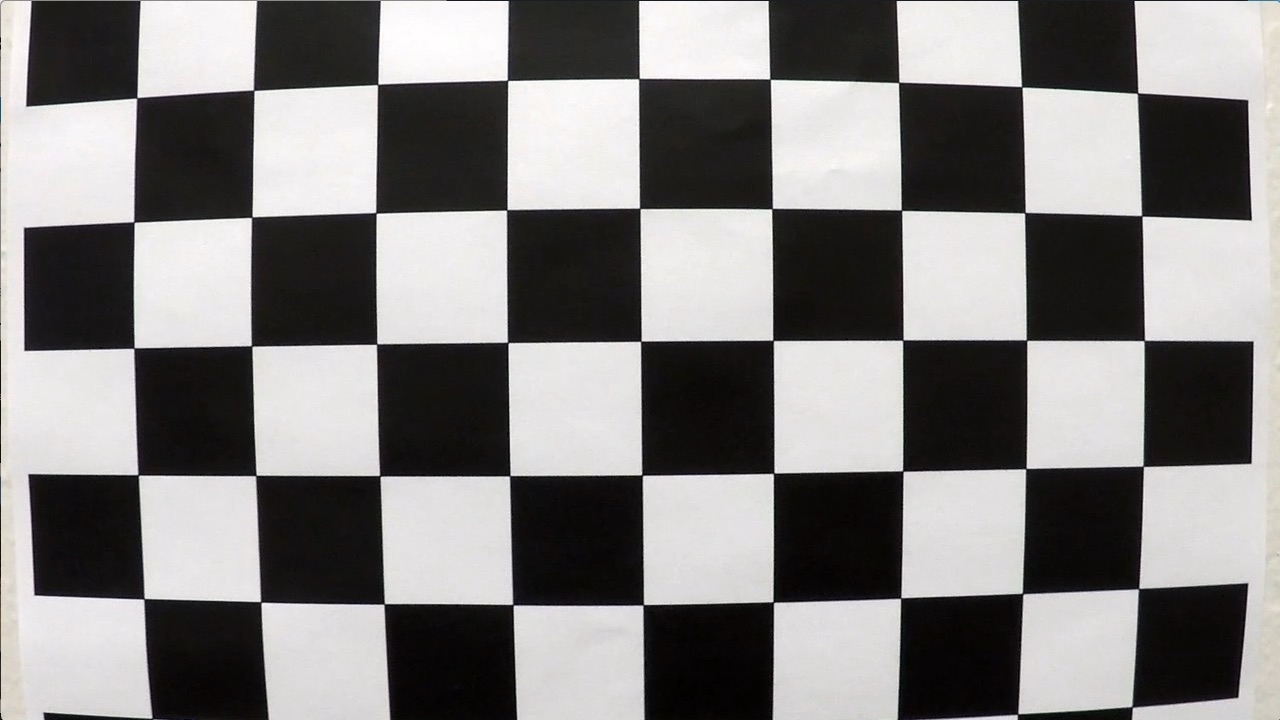
#> input picture camera_cal/calibration1.jpg, 1280 x 720 px; its folder holds 4 pictures in this run
$ jupyter execute --allow-errors 'SDC Project.ipynb'   (shell and % lines are left out)   (older library calls are emulated)
#> lines starting #> are read from the running program, lines starting #| are printed output that depends on the picture
### sdc_project.py
import cv2
import glob
import math
import numpy as np
import os

import matplotlib.image as mpimg
import xgboost as xgb

from scipy.ndimage.measurements import label
from skimage import color
from skimage.feature import hog

# [27 lines left out: functions color_hist, extract_features, not called in this run]

class CameraCalibrator:
    # [17 lines left out: functions __init__, default_object_points, not called in this run]

    def load_images(self, path):
#> called with path = 'camera_cal/*.jpg'
        for filename in glob.glob(path):
            self.images.append(mpimg.imread(filename))

    # [7 lines left out: function match_points, not called in this run]

    def calibrate(self):
        self.ret, self.mtx, self.dist, self.rvecs, self.tvecs = \
            cv2.calibrateCamera(self.obj_points, self.img_points, self.shape, None, None)

class VehicleDetector:
    # [6 lines left out: function __init__, not called in this run]

    def apply_threshold(self, heatmap, threshold):
        heatmap[heatmap <= threshold] = 0
        return heatmap

    # [83 lines left out: functions detect_cars, draw_labeled_bboxes, process_image, slide_window, not called in this run]

class LaneFinder:
    # [57 lines left out: functions __init__, add_prev_line, detect_lines, detect_white_line, detect_yellow_line, not called in this run]

    def deviation_from_center(self, left, right, ndigits=2):
        center = self.image_size[0] / 2
        return round(left + right - 2 * center, ndigits)

    def fit_line(self, coefs, y):
        return coefs[0] + coefs[1]*y + coefs[2]*y**2

    # [26 lines left out: functions get_line, get_line_centers, not called in this run]

    def get_line_coefs(self, x, y):
        cfs = np.polyfit(y, x, 2)
        return cfs[::-1]

    def get_line_curvature(self, x, y, ndigits=2):
        coefs = self.get_line_curvature_coefs(x, y)
        return round(((1 + (2*coefs[2] * y[-1] + coefs[1])**2)**1.5) / np.absolute(2*coefs[2]), ndigits)

    def get_line_curvature_coefs(self, x, y):
        cfs = np.polyfit(y * self.ym_per_pix, x * self.xm_per_pix, 2)
        return cfs[::-1]

    def histogram(self):
        return np.sum(self.warped[int(self.warped.shape[0]*0.7):,:], axis=0)

    def hsv(self):
        return cv2.cvtColor(self.rgb, cv2.COLOR_RGB2HSV)

    # [7 lines left out: function roi, not called in this run]

    def undist(self, origin = False):
        image = self.origin if origin else self.clahe
        return cv2.undistort(image, self.clb.mtx, self.clb.dist, None, self.clb.mtx)

    # [7 lines left out: function vertices, not called in this run]

    def warp_image(self):
        self.warped = cv2.warpPerspective(self.roi(), self.M, self.image_size)
        self.warped[self.warped > 0] = 1

    # [69 lines left out: functions xplot, x_y, process_image, not called in this run]

### SDC Project.ipynb
[cell 1]
import cv2
import glob
import math

import matplotlib.pyplot as plt
import matplotlib.image as mpimg

import numpy as np
import pandas as pd
import xgboost as xgb

from skimage.feature import hog
from sklearn.feature_selection import VarianceThreshold
from sklearn.model_selection import train_test_split
from sklearn.utils import shuffle
from sklearn.preprocessing import StandardScaler
from sklearn.metrics import confusion_matrix

from moviepy.editor import VideoFileClip
from IPython.display import HTML

import sdc_project as SDC

[cell 2]
clb = SDC.CameraCalibrator((1280, 720))
clb.load_images('camera_cal/*.jpg')
clb.match_points(9, 6)
#> the loop in match_points, `for image in self.images:` made 4 passes
#> pass 2, in match_points, `gray = cv2.cvtColor(image, cv2.COLOR_RGB2GRAY)`:
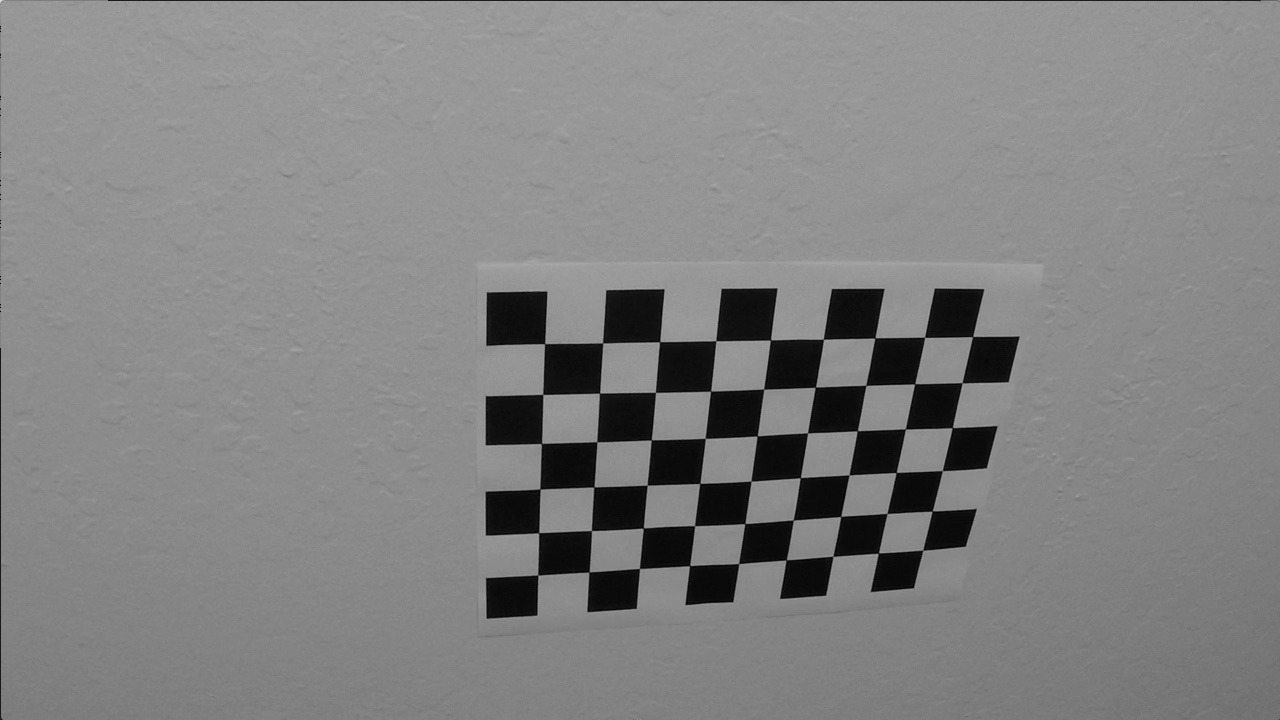
#> gray: shape (720, 1280); min 0, max 217, mean 130
#> pass 3, in match_points, `gray = cv2.cvtColor(image, cv2.COLOR_RGB2GRAY)`:
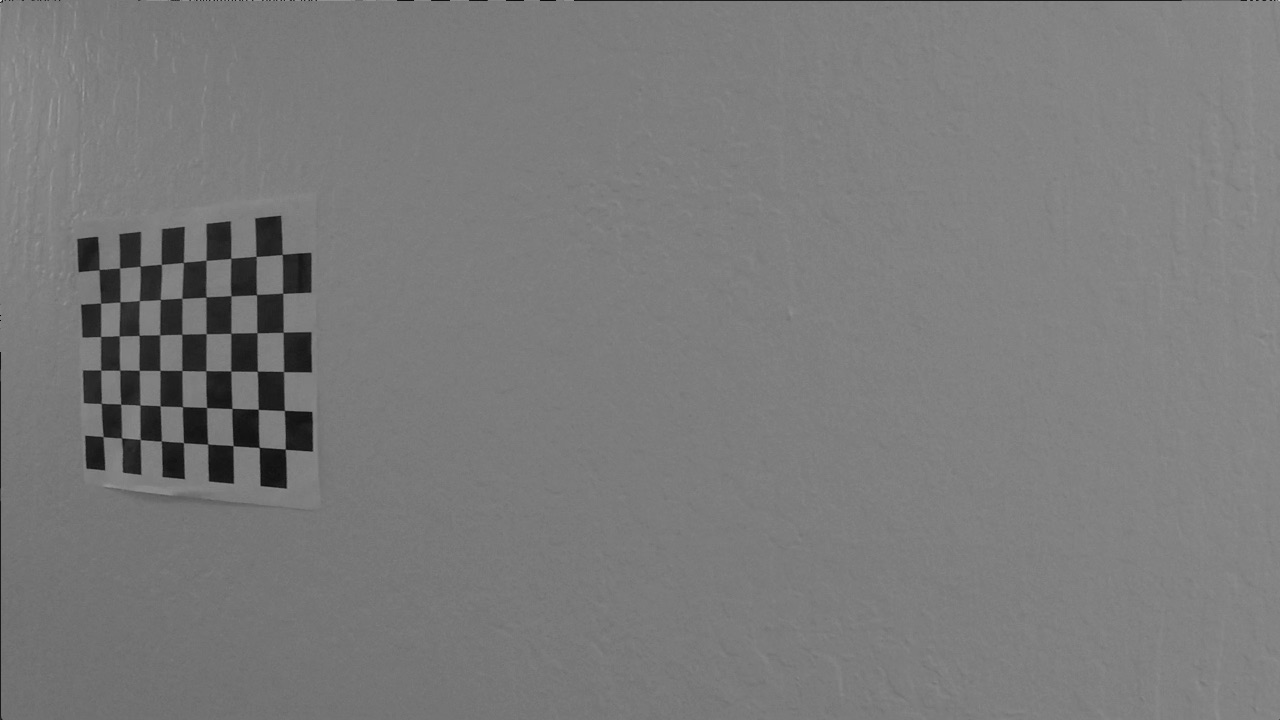
#> gray: shape (720, 1280); min 1, max 208, mean 122.2
#> after the loop in match_points, `for image in self.images:`:
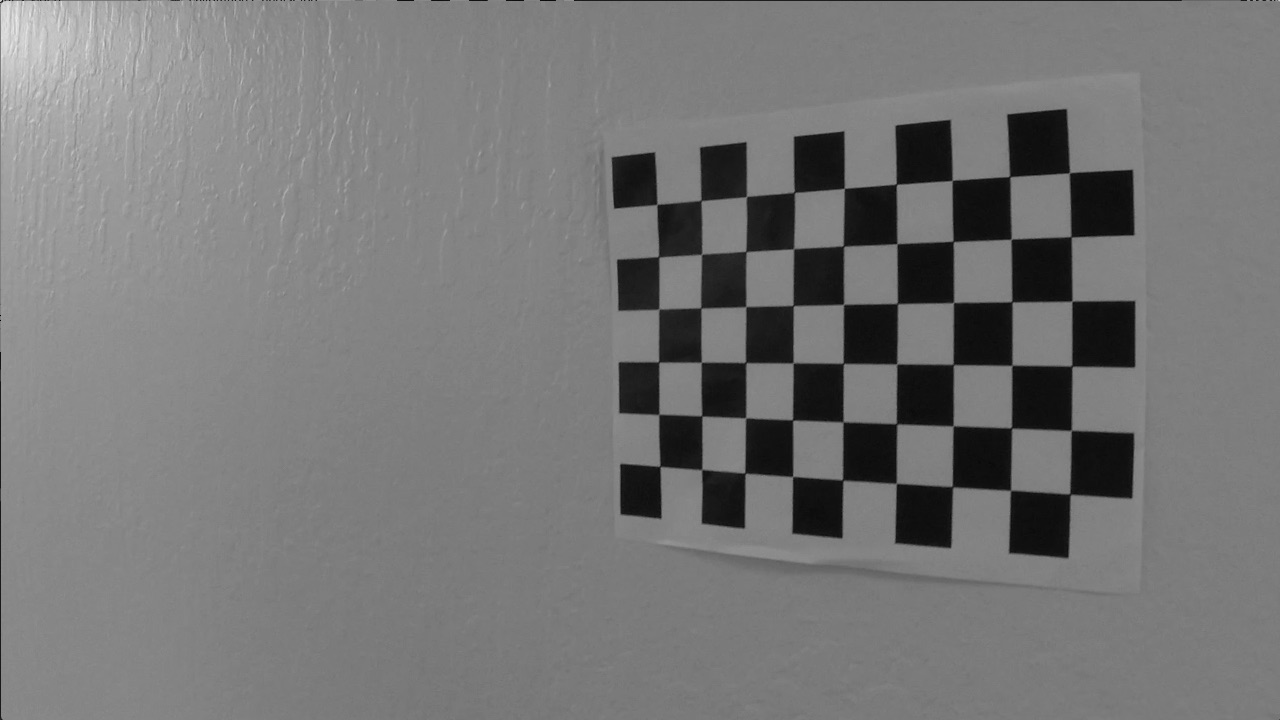
#> gray: shape (720, 1280); min 1, max 237, mean 118.4
clb.calibrate()

[cell 3]
nonvehicles = pd.DataFrame(glob.glob('data/non-vehicles/*/*.png'), columns=['filename'])
#> (the rest of this cell did not finish here and is left out)

[cell 4]
features = []
labels   = []

#> (the rest of this cell did not finish here and is left out)

[cell 5]
features = np.array(features)

selector = VarianceThreshold(0.0002)
#> (the rest of this cell did not finish here and is left out)

#> (a cell that did not finish here is left out)

#> (a cell that did not finish here is left out)

[cell 8]
params = {
    'bst:max_depth': 2,
    'bst:eta'      : 1,
    'silent'       : 1,
    'objective'    : 'binary:logistic',
    'nthread'      : 4,
    'eval_metric'  : 'auc'
}

num_round = 80
